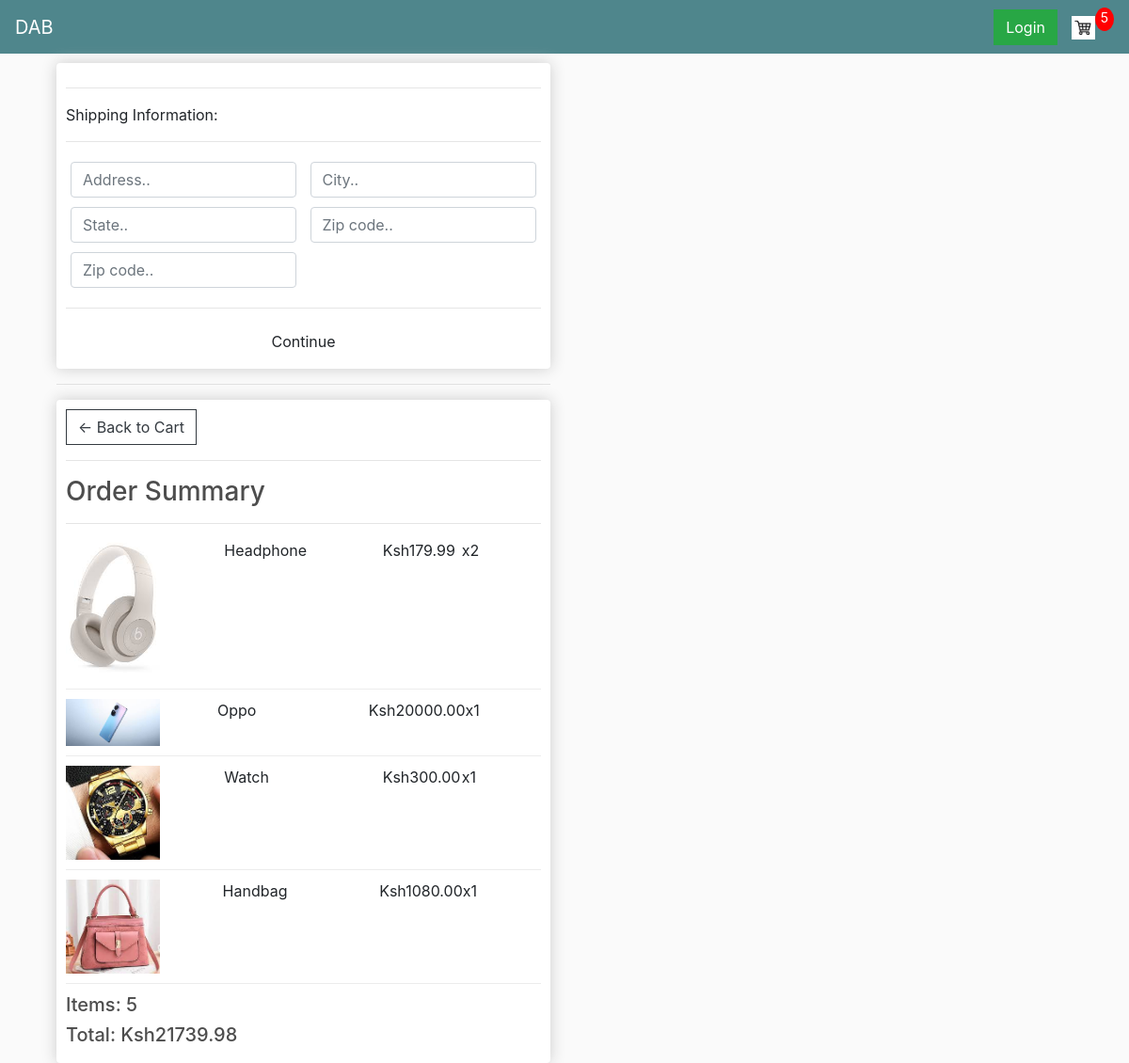
Screenshot of /checkout/ (signed in) with the database file from the repository.
### store/models.py (models this page shows, shortened)
class OrderItem(models.Model):
    product = models.ForeignKey(Product, on_delete=models.SET_NULL, null=True, blank=True)
    order = models.ForeignKey(Order, on_delete=models.SET_NULL, null=True, blank=True)
    quantity = models.IntegerField(default=0, null=True, blank=True)
    date_added = models.DateTimeField(auto_now_add=True)
    @property
    def get_total(self):
        total = self.product.price * self.quantity
        return total

class Product(models.Model):
    name = models.CharField(max_length=200, null=True)
    price = models.DecimalField(max_digits=7, decimal_places=2)
    digital = models.BooleanField(default=False, null=True, blank=False)
    image = models.ImageField(null=True, blank=True)
    @property
    def imageURL(self):
        try:
            url = self.image.url
        except:
            url = ''
        return url

class Order(models.Model):
    customer = models.ForeignKey(Customer, on_delete=models.SET_NULL, null=True, blank=True)
    date_ordered = models.DateTimeField(auto_now_add=True)
    complete = models.BooleanField(default=False, null=True, blank=False)
    transaction_id = models.CharField(max_length=100, null=True)
    @property
    def shipping(self):
        shipping = False
        orderitems = self.orderitem_set.all()
        for i in orderitems:
            if i.product.digital == False:
                shipping = True
        return shipping
    @property
    def get_cart_total(self):
        orderitems = self.orderitem_set.all()
        total = sum([item.get_total for item in orderitems])
        return total
    @property
    def get_cart_items(self):
        orderitems = self.orderitem_set.all()
        total = sum([item.quantity for item in orderitems])
        return total

### store/views.py (the view)
# urls.py: path('checkout/', views.checkout, name="checkout"),
def checkout(request):
    if request.user.is_authenticated:
        customer = request.user.customer
        order, created = Order.objects.get_or_create(customer=customer, complete=False)
        items = order.orderitem_set.all()
        cartItems = order.get_cart_items
    else:
        items = []
        order = {'get_cart_total':0, 'get_cart_items':0, 'shipping': False}
        cartItems = order['get_cart_items']
    context = {'items':items, 'order':order, 'cartItems': cartItems}
    return render(request, 'store/checkout.html', context)

### store/templates/store/checkout.html (shortened to what this page needs)
{% extends 'store/main.html' %}
{% load static %}
{% block content %}
    <div content="row">
        <div class="col-lg-6">
             <div class="box-element" id="form-wrapper" >
                 <form id="form">
                     <div id="shipping-infor">
                         <hr>
						<p>Shipping Information:</p>
						<hr>
						<div class="form-field">
							<input class="form-control" type="text" name="address" placeholder="Address..">
						</div>
						<div class="form-field">
							<input class="form-control" type="text" name="city" placeholder="City..">
						</div>
						<div class="form-field">
							<input class="form-control" type="text" name="state" placeholder="State..">
						</div>
						<div class="form-field">
							<input class="form-control" type="text" name="zipcode" placeholder="Zip code..">
						</div>
						<div class="form-field">
							<input class="form-control" type="text" name="country" placeholder="Zip code..">
						</div>
                     </div>
                     <hr>
                     <input id="form-button" class="btn btn=success btn-block" type="submit" value="Continue">
                 </form>
             </div>
            <hr>
        </div>
         <div class="col-lg-6">
             <div class="box-element">
                 <a  class="btn btn-outline-dark" href="{% url 'cart' %}">&#x2190; Back to Cart</a>
                 <hr>
                 <h3>Order Summary</h3>
                 <hr>
                 {% for item in items %}
                 <div class="cart-row">
	            	<div style="flex:2"><img class="row-image" src="{{item.product.imageURL}}"></div>
		            <div style="flex:2"><p>{{item.product.name}}</p></div>
		            <div style="flex:1"><p>Ksh{{item.product.price}}</p></div>
		            <div style="flex:1"><p>x{{item.quantity}}</p></div>
	            </div>
                {% endfor %}
                 <h5>Items:   {{order.get_cart_items}}</h5>
                 <h5>Total:   Ksh{{order.get_cart_total|floatformat:2}}</h5>
             </div>
        </div>
    </div>
{% endblock content %}

### static/css/main.css (style rules this page uses)
body { background-color: hsl(0, 0%, 98%); }
h1,h2,h3,h4,h5,h6 { color:hsl(0, 0%, 30%); }
.box-element { box-shadow:hsl(0, 0%, 80%) 0 0 16px; background-color: #fff; border-radius: 4px; padding: 10px; }
.col-lg-4, .col-lg-6, .col-lg-8, .col-lg-12 { margin-top: 10px; }
.btn { border-radius: 0; }
.row-image { width: 100px; }
.form-field { width:250px; display: inline-block; padding: 5px; }
.cart-row { display: flex; align-items: flex-stretch; padding-bottom: 10px; margin-bottom: 10px; border-bottom: 1px solid #ececec; }

### rows the page displays
OrderItem: product.imageURL (picture), product.name "Headphone", product.price "179.99", quantity "2"
OrderItem: product.imageURL (picture), product.name "Oppo", product.price "20000.00", quantity "1"
OrderItem: product.imageURL (picture), product.name "Watch", product.price "300.00", quantity "1"
OrderItem: product.imageURL (picture), product.name "Handbag", product.price "1080.00", quantity "1"
Order: get_cart_items "5", get_cart_total "21739.98"

### other values shown
{{ cartItems }} "5"
